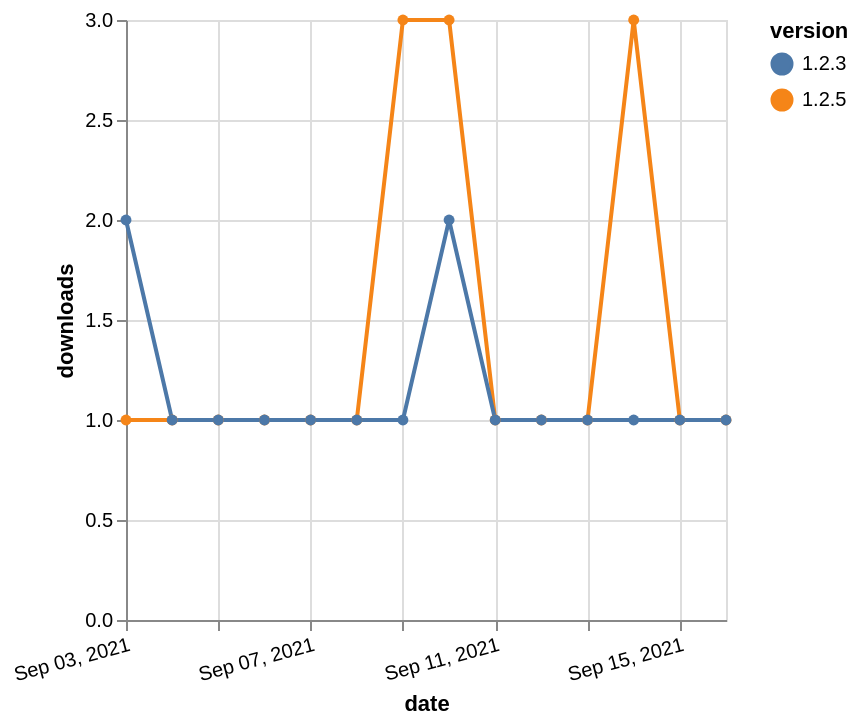

Source (Vega-Lite JSON):
### Vega-Lite specification from a JSON file in a GitHub repository (floating-point values rounded to 4 significant figures)
{"$schema": "https://vega.github.io/schema/vega-lite/v5.json", "description": "A simple bar chart with embedded data.", "data": {"values": [{"date": "2021-09-03", "total": 477, "delta": 1, "version": "1.2.5"}, {"date": "2021-09-04", "total": 478, "delta": 1, "version": "1.2.5"}, {"date": "2021-09-05", "total": 479, "delta": 1, "version": "1.2.5"}, {"date": "2021-09-06", "total": 480, "delta": 1, "version": "1.2.5"}, {"date": "2021-09-07", "total": 481, "delta": 1, "version": "1.2.5"}, {"date": "2021-09-08", "total": 482, "delta": 1, "version": "1.2.5"}, {"date": "2021-09-09", "total": 485, "delta": 3, "version": "1.2.5"}, {"date": "2021-09-10", "total": 488, "delta": 3, "version": "1.2.5"}, {"date": "2021-09-11", "total": 489, "delta": 1, "version": "1.2.5"}, {"date": "2021-09-12", "total": 490, "delta": 1, "version": "1.2.5"}, {"date": "2021-09-13", "total": 491, "delta": 1, "version": "1.2.5"}, {"date": "2021-09-14", "total": 494, "delta": 3, "version": "1.2.5"}, {"date": "2021-09-15", "total": 495, "delta": 1, "version": "1.2.5"}, {"date": "2021-09-16", "total": 496, "delta": 1, "version": "1.2.5"}, {"date": "2021-09-03", "total": 224, "delta": 2, "version": "1.2.3"}, {"date": "2021-09-04", "total": 225, "delta": 1, "version": "1.2.3"}, {"date": "2021-09-05", "total": 226, "delta": 1, "version": "1.2.3"}, {"date": "2021-09-06", "total": 227, "delta": 1, "version": "1.2.3"}, {"date": "2021-09-07", "total": 228, "delta": 1, "version": "1.2.3"}, {"date": "2021-09-08", "total": 229, "delta": 1, "version": "1.2.3"}, {"date": "2021-09-09", "total": 230, "delta": 1, "version": "1.2.3"}, {"date": "2021-09-10", "total": 232, "delta": 2, "version": "1.2.3"}, {"date": "2021-09-11", "total": 233, "delta": 1, "version": "1.2.3"}, {"date": "2021-09-12", "total": 234, "delta": 1, "version": "1.2.3"}, {"date": "2021-09-13", "total": 235, "delta": 1, "version": "1.2.3"}, {"date": "2021-09-14", "total": 236, "delta": 1, "version": "1.2.3"}, {"date": "2021-09-15", "total": 237, "delta": 1, "version": "1.2.3"}, {"date": "2021-09-16", "total": 238, "delta": 1, "version": "1.2.3"}]}, "width": "container", "mark": {"type": "line", "point": {"filled": true}}, "encoding": {"x": {"field": "date", "type": "temporal", "timeUnit": "yearmonthdate", "title": "date", "axis": {"labelAngle": -15}}, "y": {"field": "delta", "type": "quantitative", "title": "downloads"}, "color": {"field": "version", "type": "nominal"}, "tooltip": {"field": "delta"}}}
